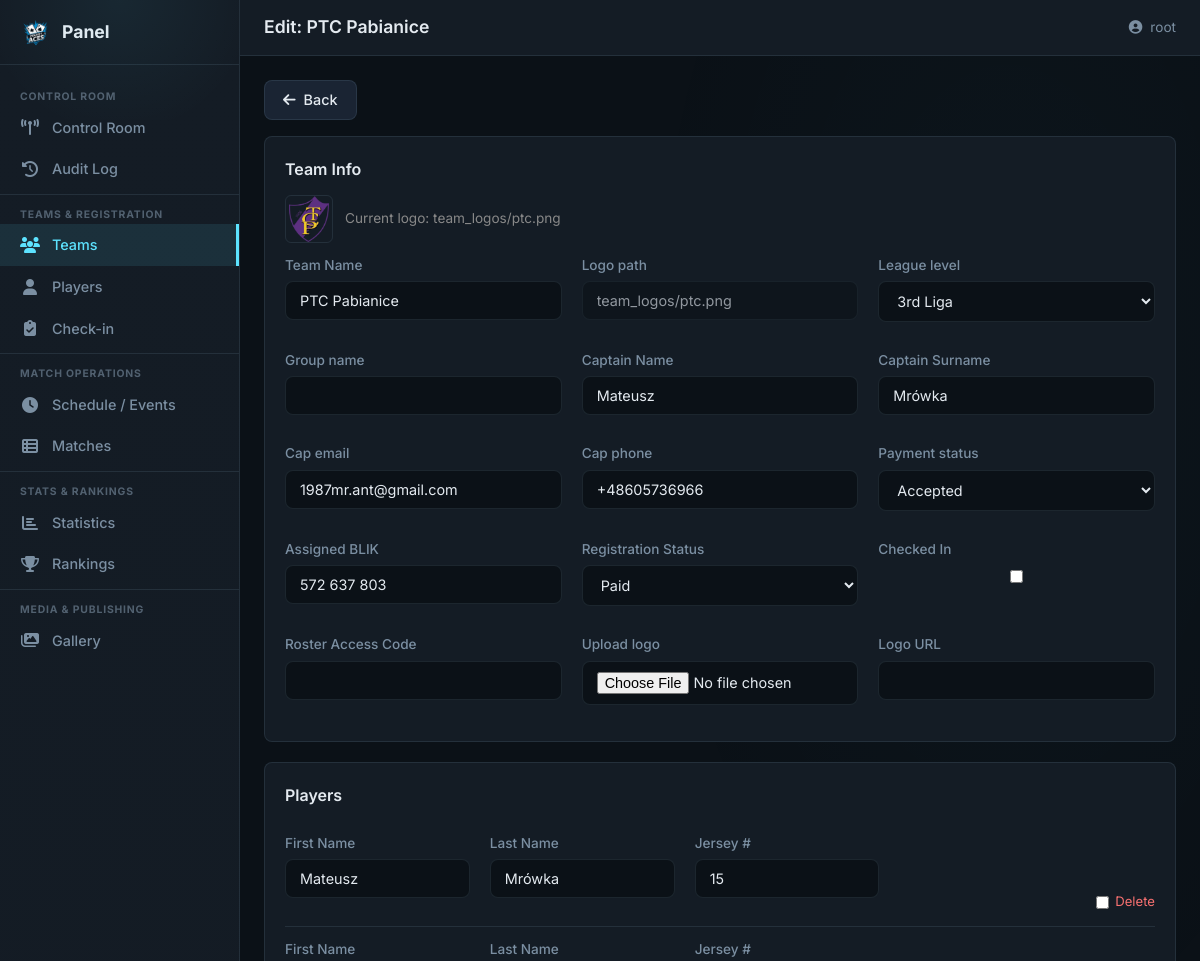
The app's page /panel/teams/29/edit/ (signed in, upper part), older data.
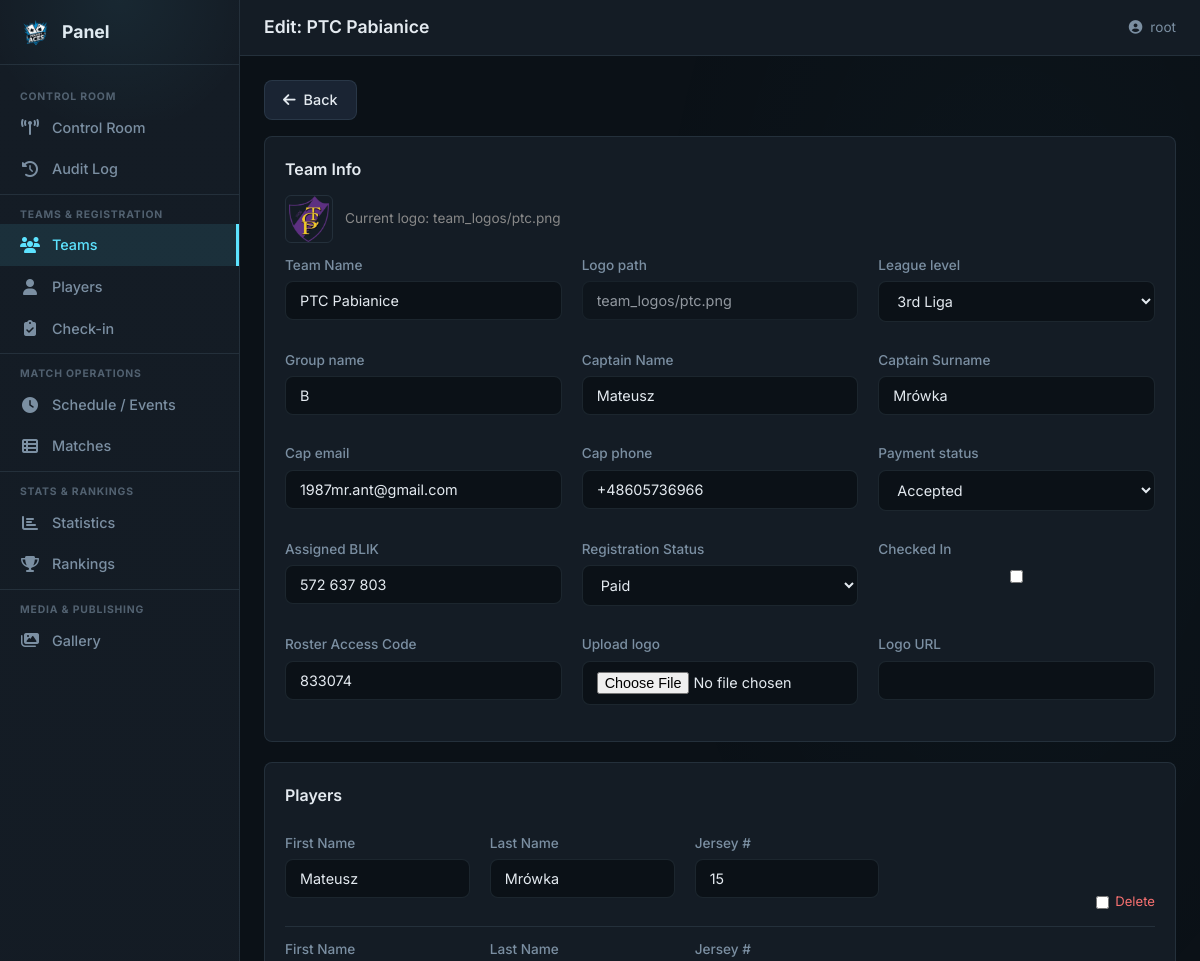
The same page, newer data.
### tournament/models.py (models this page shows, shortened)
class Team(models.Model):
    name = models.CharField(
        max_length=TEAM_NAME_MAX_LENGTH, unique=True, verbose_name="Team Name"
    )
    logo_path = models.CharField(
        max_length=LOGO_PATH_MAX_LENGTH, blank=True, null=True
    )
    league_level = models.CharField(
        max_length=50, choices=LEAGUE_LEVEL_CHOICES, default=LEAGUE_LEVEL_INDEPENDENT
    )
    group_name = models.CharField(
        max_length=GROUP_NAME_MAX_LENGTH, blank=True, null=True
    )
    cap_name = models.CharField(
        max_length=PERSON_NAME_MAX_LENGTH, verbose_name="Captain Name"
    )
    cap_surname = models.CharField(
        max_length=PERSON_NAME_MAX_LENGTH, verbose_name="Captain Surname"
    )
    cap_email = models.EmailField(max_length=EMAIL_MAX_LENGTH, unique=True)
    cap_phone = models.CharField(
        max_length=PHONE_MAX_LENGTH, unique=True, blank=True, null=True
    )
    payment_status = models.IntegerField(
        choices=PAYMENT_STATUS_CHOICES, default=PAYMENT_WAITING
    )
    blik_number = models.CharField(
        max_length=20, blank=True, default="", verbose_name="Assigned BLIK"
    )
    status = models.CharField(
        max_length=20, choices=TEAM_STATUS_CHOICES, default=TEAM_STATUS_REGISTERED,
        verbose_name="Registration Status",
    )
    checked_in = models.BooleanField(default=False, verbose_name="Checked In")
    roster_code = models.CharField(
        max_length=10, blank=True, default="", verbose_name="Roster Access Code",
    )
    created_at = models.DateTimeField(auto_now_add=True)
    class Meta:
        db_table = TABLE_TEAMS
        verbose_name = "Team"
        verbose_name_plural = "Teams"

### tournament/panel/team_views.py (the view)
# urls.py: path("teams/<int:pk>/edit/", team_edit_view, name="team_edit"),
@staff_member_required(login_url="/panel/login/")
def team_edit_view(request, pk):
    team = get_object_or_404(Team, pk=pk)
    if request.method == "POST":
        form = AdminTeamForm(request.POST, request.FILES, instance=team)
        formset = PlayerInlineFormSet(request.POST, instance=team, prefix="players")
        if form.is_valid() and formset.is_valid():
            form.save()
            formset.save()
            try:
                _save_team_logo(
                    team,
                    upload_file=form.cleaned_data.get("logo_upload"),
                    logo_url=form.cleaned_data.get("logo_url"),
                )
            except Exception as exc:
                messages.warning(request, f"Logo error: {exc}")
            messages.success(request, f'Team "{team.name}" updated.')
            return redirect("panel:team_detail", pk=team.pk)
    else:
        form = AdminTeamForm(instance=team)
        formset = PlayerInlineFormSet(instance=team, prefix="players")
    ctx = {
        "page_title": f"Edit: {team.name}",
        "nav_section": "teams",
        "form": form,
        "formset": formset,
        "team": team,
        "is_edit": True,
    }
    return render(request, "panel/team_form.html", ctx)

### tournament/admin_forms.py (shortened to what this page needs)
class AdminTeamForm(forms.ModelForm):
    logo_upload = forms.FileField(
        required=False,
        label="Upload logo",
        help_text="JPG / PNG from your computer",
    )
    logo_url = forms.URLField(
        required=False,
        label="Logo URL",
        help_text="Or paste any direct image link",
    )
    class Meta:
        model = Team
        fields = [
            "name",
            "logo_path",
            "league_level",
            "group_name",
            "cap_name",
            "cap_surname",
            "cap_email",
            "cap_phone",
            "payment_status",
            "blik_number",
            "status",
            "checked_in",
            "roster_code",
        ]
        widgets = {
            "logo_path": forms.TextInput(attrs={"readonly": "readonly", "style": "opacity:.6"}),
        }

### tournament/context_processors.py (called while the page is built)
def registration_status(request):
    return {"registration_closed": REGISTRATION_CLOSED}

### tournament/templates/panel/team_form.html (shortened to what this page needs)
{% extends "panel/base.html" %}
{% block content %}
<div class="pnl-form-page">
  <a href="{% if is_edit %}{% url 'panel:team_detail' pk=team.pk %}{% else %}{% url 'panel:teams' %}{% endif %}" class="pnl-btn" style="margin-bottom:16px;">
    <i class="fas fa-arrow-left"></i> Back
  </a>
  <form method="post" enctype="multipart/form-data" class="pnl-form">
    <div class="pnl-dash-card">
      <h3 class="pnl-dash-card__title">Team Info</h3>
      {% if is_edit and team.logo_path %}
      <div style="margin-bottom:12px; display:flex; align-items:center; gap:12px;">
        <img src="/media/{{ team.logo_path }}" alt="logo" style="height:48px; width:48px; object-fit:contain; border-radius:6px; border:1px solid var(--pnl-border);">
        <span class="pnl-muted">Current logo: {{ team.logo_path }}</span>
      </div>
      {% endif %}
      <div class="pnl-form__grid">
        {% for field in form %}
        <div class="pnl-field{% if field.errors %} pnl-field--error{% endif %}">
          <label for="{{ field.id_for_label }}">{{ field.label }}</label>
          {{ field }}
        </div>
        {% endfor %}
      </div>
    </div>
    <div class="pnl-dash-card" style="margin-top:20px;">
      <h3 class="pnl-dash-card__title">Players</h3>
      <div id="player-forms">
        {% for pf in formset %}
        <div class="pnl-player-row{% if pf.errors %} pnl-player-row--error{% endif %}" data-index="{{ forloop.counter0 }}">
          <div class="pnl-form__grid pnl-form__grid--4">
            <div class="pnl-field">
              <label>First Name</label>
              {{ pf.first_name }}
            </div>
            <div class="pnl-field">
              <label>Last Name</label>
              {{ pf.last_name }}
            </div>
            <div class="pnl-field">
              <label>Jersey #</label>
              {{ pf.jersey_number }}
            </div>
          </div>
          <div class="pnl-player-row__actions">
            {% if pf.instance.pk %}
              <label class="pnl-delete-check"><input type="checkbox" name="{{ pf.DELETE.html_name }}" {% if pf.DELETE.value %}checked{% endif %}> Delete</label>
            {% endif %}
          </div>
        </div>
        {% endfor %}
      </div>
    </div>
  </form>
</div>
{% endblock %}

Row changes from the older to the newer data that the page shows:
changed Team "team_logos/ptc.png": group_name (not shown) → "B"; roster_code (not shown) → "833074"
